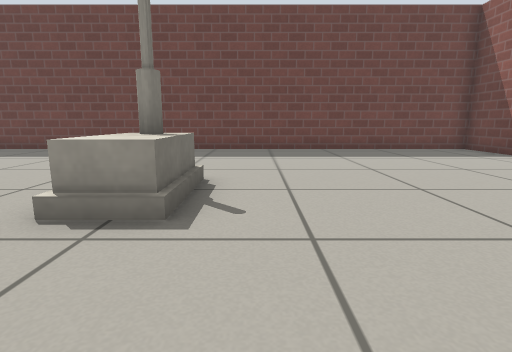
view 1 (above)

16 first-person views from a walk through a Gazebo world. The camera is 0.5 m above the floor, tilts 10° down and sees 80° across. The floor is counted in squares, 0.5 m on a side. Each view is taken from the middle of a square. On the plan, view 1 faces up. The plan holds only what a view shows up to about 12 squares ahead; the rest is blank. The place goes on beyond the plan. The robots in the file are not drawn. Simple patterns stand in for the simulator's built-in surfaces. Simple shapes stand in for some stock models.

view 2
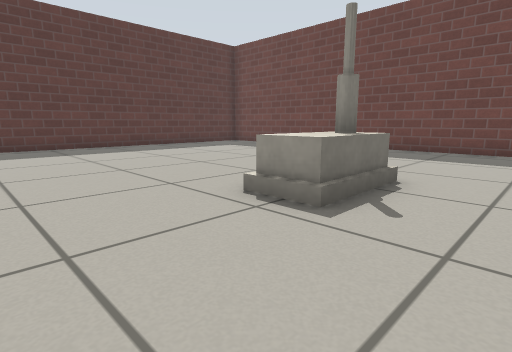

view 3
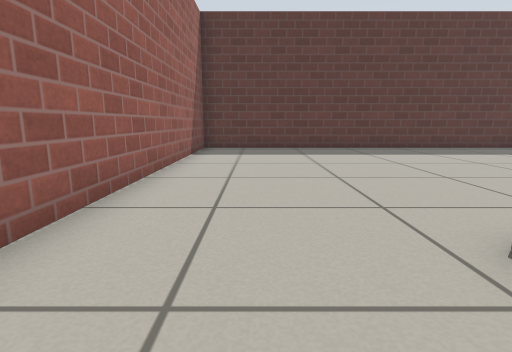

view 4
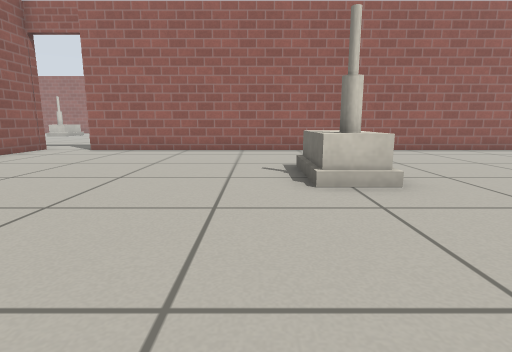

view 5
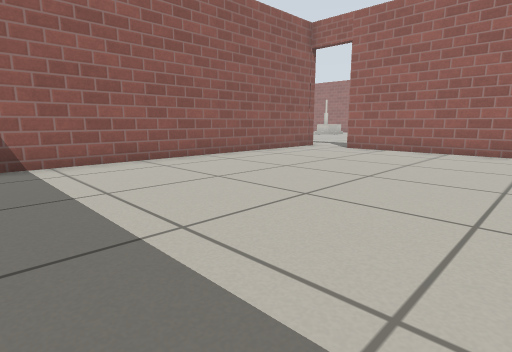

view 6
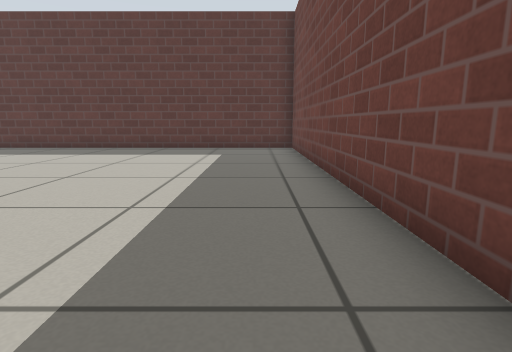

view 7
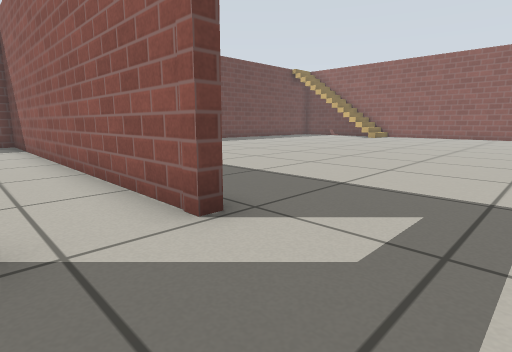

view 8
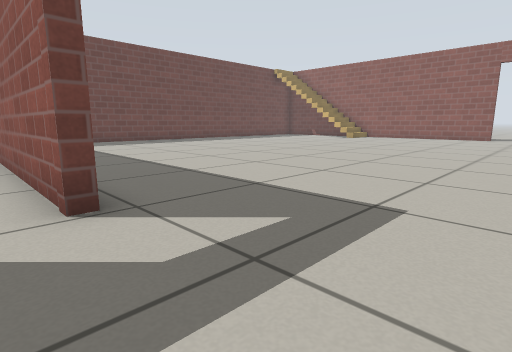

view 9
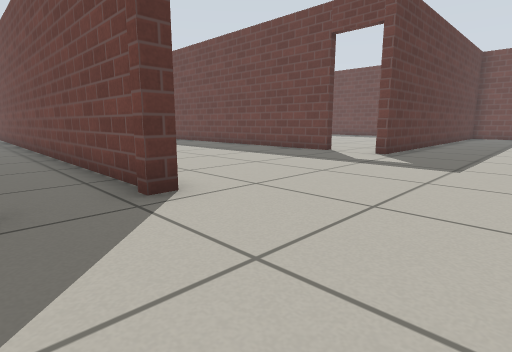

view 10
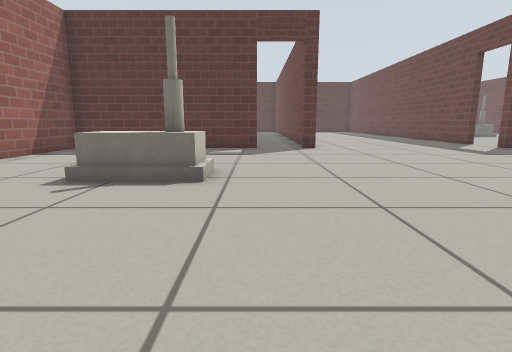

view 11
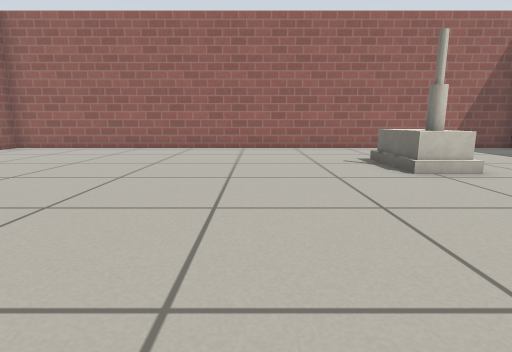

view 12
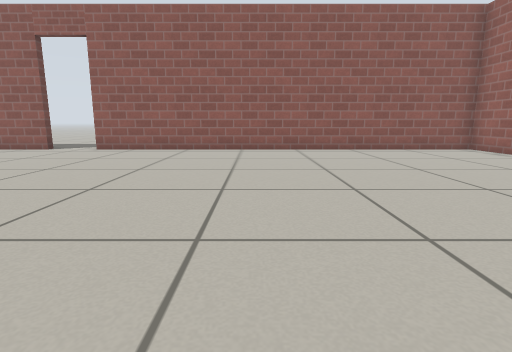

view 13
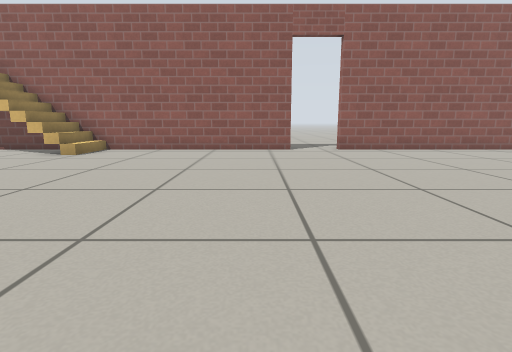

view 14
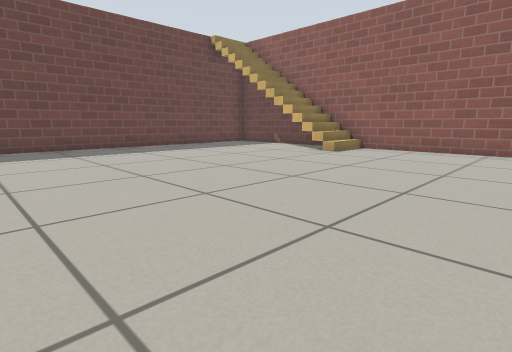

view 15
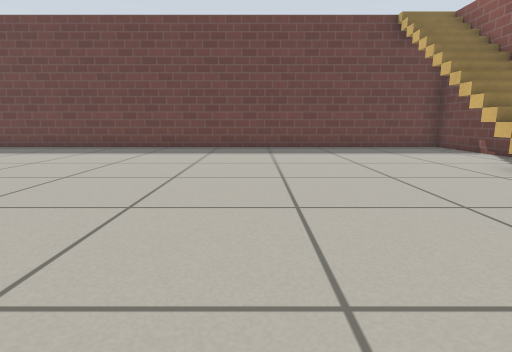

view 16
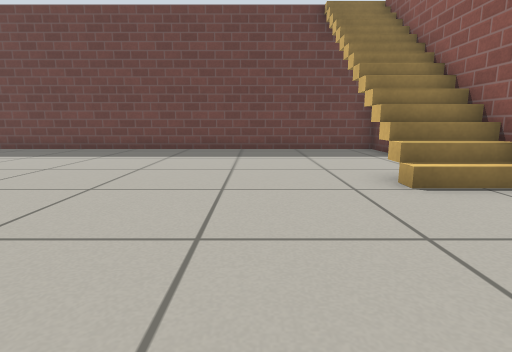

### Floor plan
Ten units are one square. View 1 is at (0, 0); x grows to the right and y downward. Boxes are objects, and circles mark ways between rooms. Rooms are numbered by the first view taken in them; rooms with no view inside come last. Other rooms are left out.
<svg viewBox="-126 -119 406 304">
<path fill="none" stroke="#000" d="M78 14 78 -114 -121 -114 -121 11 60 11M81 86 81 93M60 14 38 14M81 109 81 180 273 180 273 41M81 -30 81 14 78 14M273 23 273 -104M256 -114 99 -114"/>
<rect x="-25" y="-55" width="20" height="30" fill="#bbb"><title>house</title></rect>
<rect x="135" y="115" width="20" height="30" fill="#bbb"><title>house</title></rect>
<circle cx="65" cy="10" r="3" fill="#2a7"/>
<text x="-20" y="-50">1</text>
<text x="140" y="40">2</text>
</svg>
Room 1 opens to room 2.

Where each view was taken, in squares from view 1:
view 1: 0 up, 0 right, facing up
view 2: 0 up, 1 right, facing up-left
view 3: 1 up, 0 right, facing left
view 4: 10 up, 0 right, facing down
view 5: 10 up, 0 right, facing down-right
view 6: 10 up, 0 right, facing left
view 7: 4 down, 6 right, facing up-right
view 8: 5 down, 7 right, facing up-right
view 9: 11 down, 12 right, facing up-left
view 10: 11 down, 20 right, facing left
view 11: 6 down, 18 right, facing down
view 12: 10 down, 16 right, facing right
view 13: 1 down, 16 right, facing right
view 14: 1 down, 16 right, facing up-right
view 15: 1 down, 20 right, facing up
view 16: 0 up, 23 right, facing up
